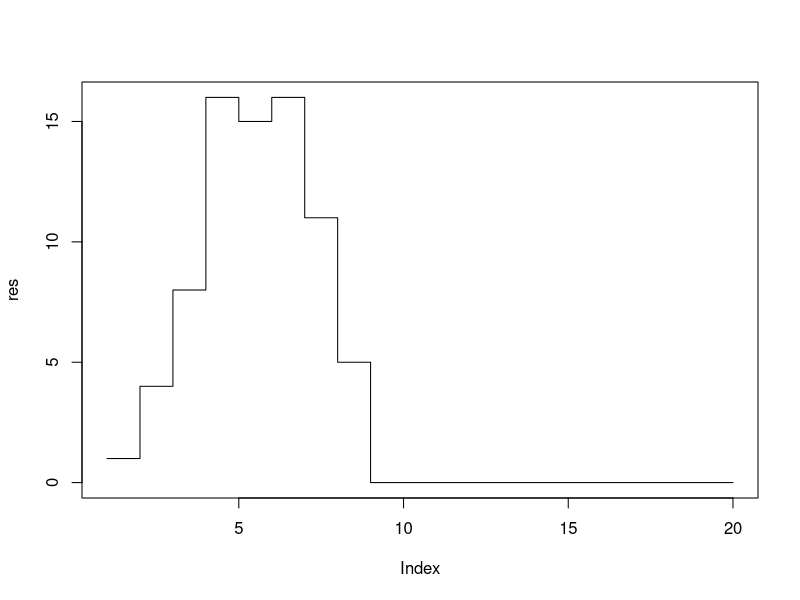
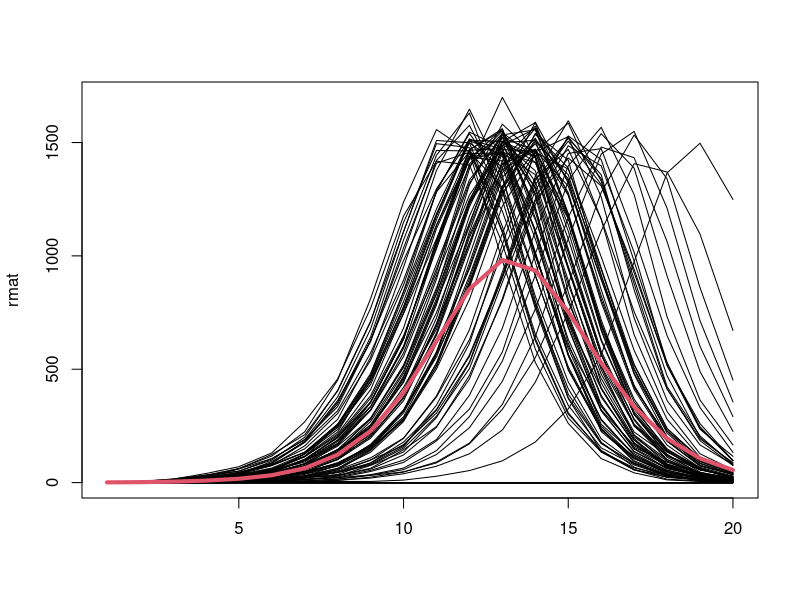
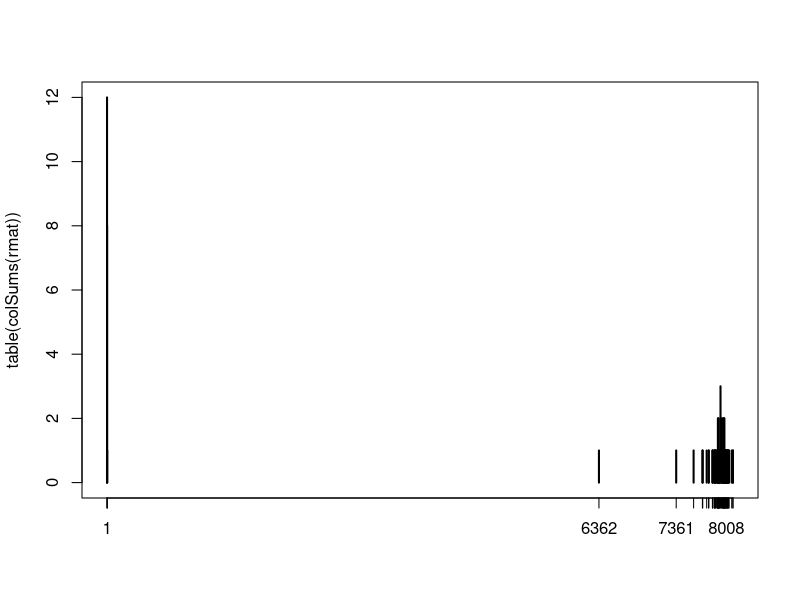

Reproduce these figures in R, in order.
## binomial Reed-Frost model
nt <- 20        ## time steps
y0 <- c(S=99,I=1) ## starting values
S <- y0[["S"]]
I <- y0[["I"]]
p_i <- 0.02  ## R0 == p_i*N == 2.0
res <- numeric(nt)  ## vector for results (np.zeros)
res[1] <- I
for (t in 2:nt) {
   new_inf <- rbinom(1,size=S,prob=1-(1-p_i)^I)  
   I <- new_inf
   S <- S - I
   if (I==0) break ## epidemic goes extinct
   res[t] <- I
}
plot(res,type="s")
## repeat
rfun <- function(nt=20, y0=c(S=99,I=1),p_i= 0.02) {
    res <- numeric(nt)  ## vector for results (np.zeros)
    res[1] <- y0[["I"]]
    I <- y0[["I"]]
    S <- y0[["S"]]
    for (t in 2:nt) {
       new_inf <- rbinom(1,size=S,prob=1-(1-p_i)^I)  
       I <- new_inf
       S <- S - I
       if (I==0) break ## epidemic goes extinct
       res[t] <- I
    }
    return(res)
}

rfun()

rmat <- replicate(100,rfun(y=c(S=9999,I=1), p_i=0.0002))
matplot(rmat, type="l", col=1, lty=1)
lines(rowMeans(rmat),col=2,lwd=4)

plot(table(colSums(rmat)))

#####
S = 99
p_i = 0.02
I = 1
## probability of no infections 
0.98^99
## generally
(1-p_i)^S
